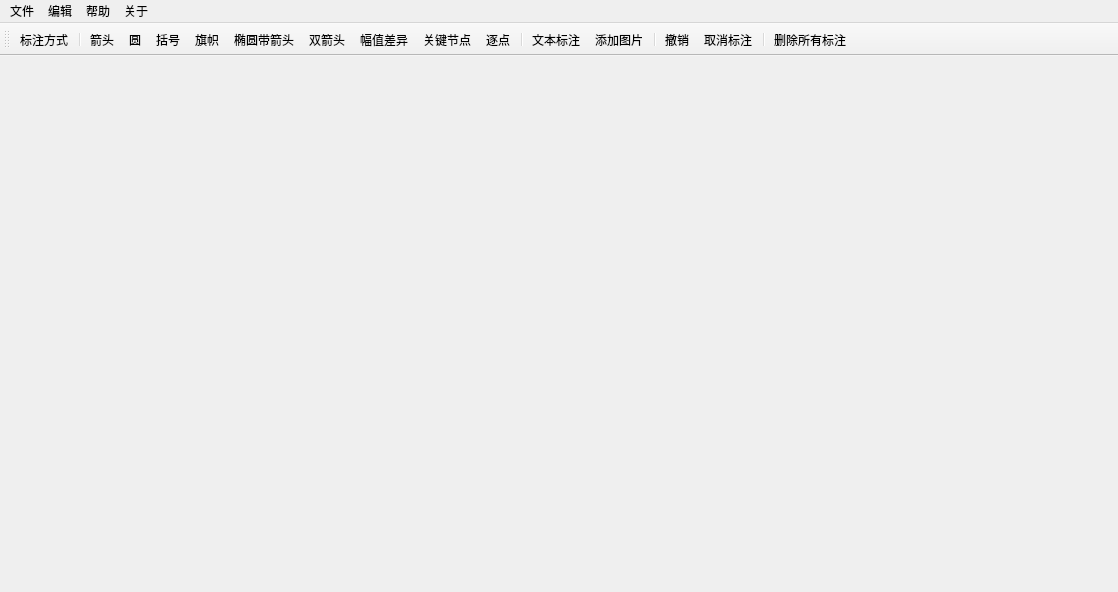
<?xml version="1.0" encoding="UTF-8"?>
<ui version="4.0">
 <class>MainWindow</class>
 <widget class="QMainWindow" name="MainWindow">
  <property name="geometry">
   <rect>
    <x>0</x>
    <y>0</y>
    <width>1118</width>
    <height>592</height>
   </rect>
  </property>
  <property name="windowTitle">
   <string>MainWindow</string>
  </property>
  <widget class="QWidget" name="centralwidget"/>
  <widget class="QMenuBar" name="menubar">
   <property name="geometry">
    <rect>
     <x>0</x>
     <y>0</y>
     <width>1118</width>
     <height>26</height>
    </rect>
   </property>
   <widget class="QMenu" name="menu">
    <property name="title">
     <string>文件</string>
    </property>
    <addaction name="openaction"/>
   </widget>
   <widget class="QMenu" name="menu_2">
    <property name="title">
     <string>编辑</string>
    </property>
   </widget>
   <widget class="QMenu" name="menu_3">
    <property name="title">
     <string>帮助</string>
    </property>
   </widget>
   <widget class="QMenu" name="menu_4">
    <property name="title">
     <string>关于</string>
    </property>
   </widget>
   <addaction name="menu"/>
   <addaction name="menu_2"/>
   <addaction name="menu_3"/>
   <addaction name="menu_4"/>
  </widget>
  <widget class="QToolBar" name="toolBar">
   <property name="cursor">
    <cursorShape>ArrowCursor</cursorShape>
   </property>
   <property name="windowTitle">
    <string>toolBar</string>
   </property>
   <attribute name="toolBarArea">
    <enum>TopToolBarArea</enum>
   </attribute>
   <attribute name="toolBarBreak">
    <bool>false</bool>
   </attribute>
   <addaction name="action_5"/>
   <addaction name="separator"/>
   <addaction name="action"/>
   <addaction name="action_2"/>
   <addaction name="action_3"/>
   <addaction name="action_4"/>
   <addaction name="action_9"/>
   <addaction name="action_10"/>
   <addaction name="action_11"/>
   <addaction name="action_12"/>
   <addaction name="action_13"/>
   <addaction name="separator"/>
   <addaction name="action_14"/>
   <addaction name="action_15"/>
   <addaction name="separator"/>
   <addaction name="action_6"/>
   <addaction name="action_7"/>
   <addaction name="separator"/>
   <addaction name="action_8"/>
  </widget>
  <action name="openaction">
   <property name="text">
    <string>打开</string>
   </property>
  </action>
  <action name="action">
   <property name="icon">
    <iconset>
     <normalon>../Image/箭头 (1).png</normalon>
    </iconset>
   </property>
   <property name="text">
    <string>箭头</string>
   </property>
  </action>
  <action name="action_2">
   <property name="icon">
    <iconset>
     <normaloff>../Image/圆.png</normaloff>../Image/圆.png</iconset>
   </property>
   <property name="text">
    <string>圆</string>
   </property>
  </action>
  <action name="action_3">
   <property name="icon">
    <iconset>
     <normaloff>../Image/大括号.png</normaloff>../Image/大括号.png</iconset>
   </property>
   <property name="text">
    <string>括号</string>
   </property>
  </action>
  <action name="action_4">
   <property name="icon">
    <iconset>
     <normaloff>../Image/小旗1.png</normaloff>../Image/小旗1.png</iconset>
   </property>
   <property name="text">
    <string>旗帜</string>
   </property>
  </action>
  <action name="action_5">
   <property name="checkable">
    <bool>false</bool>
   </property>
   <property name="checked">
    <bool>false</bool>
   </property>
   <property name="enabled">
    <bool>true</bool>
   </property>
   <property name="text">
    <string>标注方式</string>
   </property>
   <property name="visible">
    <bool>true</bool>
   </property>
  </action>
  <action name="action_6">
   <property name="icon">
    <iconset>
     <normaloff>../Image/撤销.png</normaloff>../Image/撤销.png</iconset>
   </property>
   <property name="text">
    <string>撤销</string>
   </property>
  </action>
  <action name="action_7">
   <property name="icon">
    <iconset>
     <normaloff>../Image/取 消.png</normaloff>../Image/取 消.png</iconset>
   </property>
   <property name="text">
    <string>取消标注</string>
   </property>
  </action>
  <action name="action_8">
   <property name="icon">
    <iconset>
     <normaloff>../Image/删除所有记录.png</normaloff>../Image/删除所有记录.png</iconset>
   </property>
   <property name="text">
    <string>删除所有标注</string>
   </property>
  </action>
  <action name="action_9">
   <property name="icon">
    <iconset>
     <normaloff>../Image/椭圆 1.png</normaloff>../Image/椭圆 1.png</iconset>
   </property>
   <property name="text">
    <string>椭圆带箭头</string>
   </property>
  </action>
  <action name="action_10">
   <property name="icon">
    <iconset>
     <normaloff>../Image/双箭头.png</normaloff>../Image/双箭头.png</iconset>
   </property>
   <property name="text">
    <string>双箭头</string>
   </property>
  </action>
  <action name="action_11">
   <property name="icon">
    <iconset>
     <normaloff>../Image/差异.png</normaloff>../Image/差异.png</iconset>
   </property>
   <property name="text">
    <string>幅值差异</string>
   </property>
  </action>
  <action name="action_12">
   <property name="icon">
    <iconset>
     <normaloff>../Image/关键节点.png</normaloff>../Image/关键节点.png</iconset>
   </property>
   <property name="text">
    <string>关键节点</string>
   </property>
  </action>
  <action name="action_13">
   <property name="icon">
    <iconset>
     <normaloff>../Image/逐点放样.png</normaloff>../Image/逐点放样.png</iconset>
   </property>
   <property name="text">
    <string>逐点</string>
   </property>
  </action>
  <action name="action_14">
   <property name="icon">
    <iconset>
     <normaloff>../Image/文本.png</normaloff>../Image/文本.png</iconset>
   </property>
   <property name="text">
    <string>文本标注</string>
   </property>
  </action>
  <action name="action_15">
   <property name="icon">
    <iconset>
     <normaloff>../Image/添加图片.png</normaloff>../Image/添加图片.png</iconset>
   </property>
   <property name="text">
    <string>添加图片</string>
   </property>
  </action>
 </widget>
 <resources/>
 <connections/>
</ui>
